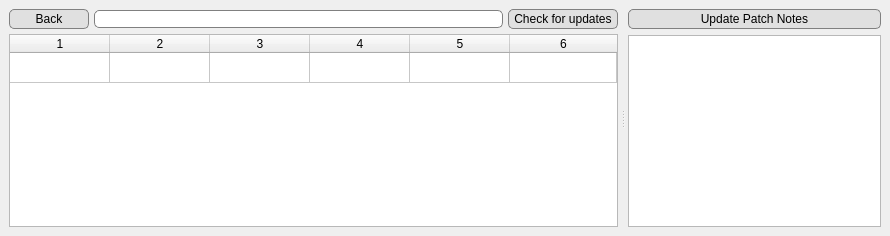
        <widget class="QWidget" name="tab_ls">
         <attribute name="title">
          <string>Local Storage View</string>
         </attribute>
         <attribute name="toolTip">
          <string>Switch to your locally saved patches</string>
         </attribute>
         <layout class="QVBoxLayout" name="verticalLayout_4">
          <property name="leftMargin">
           <number>0</number>
          </property>
          <property name="topMargin">
           <number>0</number>
          </property>
          <property name="rightMargin">
           <number>0</number>
          </property>
          <property name="bottomMargin">
           <number>0</number>
          </property>
          <item>
           <widget class="QWidget" name="widget_9" native="true">
            <layout class="QHBoxLayout" name="horizontalLayout_8">
             <property name="spacing">
              <number>9</number>
             </property>
             <property name="leftMargin">
              <number>9</number>
             </property>
             <property name="topMargin">
              <number>9</number>
             </property>
             <property name="rightMargin">
              <number>9</number>
             </property>
             <property name="bottomMargin">
              <number>9</number>
             </property>
             <item>
              <widget class="QSplitter" name="splitter_local">
               <property name="sizePolicy">
                <sizepolicy hsizetype="Expanding" vsizetype="Expanding">
                 <horstretch>0</horstretch>
                 <verstretch>0</verstretch>
                </sizepolicy>
               </property>
               <property name="orientation">
                <enum>Qt::Horizontal</enum>
               </property>
               <property name="handleWidth">
                <number>10</number>
               </property>
               <widget class="QWidget" name="layoutWidget">
                <layout class="QVBoxLayout" name="verticalLayout_2">
                 <property name="spacing">
                  <number>5</number>
                 </property>
                 <item>
                  <layout class="QHBoxLayout" name="horizontalLayout_10">
                   <item>
                    <widget class="QPushButton" name="back_btn_local">
                     <property name="toolTip">
                      <string>Click here to back to the full patch list.</string>
                     </property>
                     <property name="statusTip">
                      <string>Click here to back to the full patch list.</string>
                     </property>
                     <property name="accessibleName">
                      <string>Back button Local Storage View</string>
                     </property>
                     <property name="accessibleDescription">
                      <string>When clicked, exits out of the Version History for a patch and returns to the full list of patches currently stored in the ZOIA Librarian</string>
                     </property>
                     <property name="styleSheet">
                      <string notr="true">QPushButton{
border-radius: 5px;
padding: 2px 25px 2px 25px;
border: 1px solid gray;
background-color: rgb(224, 224, 224);

}
QPushButton:hover{
	background-color: rgb(207, 232, 232);
}</string>
                     </property>
                     <property name="text">
                      <string>Back</string>
                     </property>
                    </widget>
                   </item>
                   <item>
                    <widget class="QLineEdit" name="searchbar_local">
                     <property name="toolTip">
                      <string>Type and hit enter/return to search!</string>
                     </property>
                     <property name="statusTip">
                      <string>Type and hit enter/return to search!</string>
                     </property>
                     <property name="accessibleName">
                      <string>LocalStorage View search bar</string>
                     </property>
                     <property name="accessibleDescription">
                      <string>Searches through the ZOIA patches currently saved in the ZOIA Librarian for any that match what is written in the search query. Hit enter or return to initiate the search.</string>
                     </property>
                     <property name="styleSheet">
                      <string notr="true">QLineEdit{
border-radius: 5px;
border: 1px solid gray;
}</string>
                     </property>
                     <property name="inputMask">
                      <string/>
                     </property>
                    </widget>
                   </item>
                   <item>
                    <widget class="QPushButton" name="check_for_updates_btn">
                     <property name="toolTip">
                      <string>Click here to check for updates for all patches listed below.</string>
                     </property>
                     <property name="statusTip">
                      <string>Click here to check for updates for all patches listed below.</string>
                     </property>
                     <property name="accessibleName">
                      <string>Check for updates button</string>
                     </property>
                     <property name="accessibleDescription">
                      <string>Automatically checks for updates to any patches listed in the Local Storage View table when clicked. Should any be found, a popup will let you know how many patches were updated.</string>
                     </property>
                     <property name="styleSheet">
                      <string notr="true">QPushButton{
border-radius: 5px;
padding: 2px 5px 2px 5px;
border: 1px solid gray;
background-color: rgb(224, 224, 224);
}
QPushButton:hover{
	background-color: rgb(207, 232, 232);
}</string>
                     </property>
                     <property name="text">
                      <string>Check for updates</string>
                     </property>
                    </widget>
                   </item>
                  </layout>
                 </item>
                 <item>
                  <widget class="QTableWidget" name="table_local">
                   <property name="accessibleName">
                    <string>Local Storage View table</string>
                   </property>
                   <property name="accessibleDescription">
                    <string>Displays all of the patches that have been saved to the ZOIA Librarian</string>
                   </property>
                   <property name="sizeAdjustPolicy">
                    <enum>QAbstractScrollArea::AdjustToContents</enum>
                   </property>
                   <property name="editTriggers">
                    <set>QAbstractItemView::DoubleClicked</set>
                   </property>
                   <property name="selectionMode">
                    <enum>QAbstractItemView::SingleSelection</enum>
                   </property>
                   <property name="horizontalScrollMode">
                    <enum>QAbstractItemView::ScrollPerPixel</enum>
                   </property>
                   <property name="rowCount">
                    <number>1</number>
                   </property>
                   <property name="columnCount">
                    <number>6</number>
                   </property>
                   <attribute name="horizontalHeaderCascadingSectionResizes">
                    <bool>true</bool>
                   </attribute>
                   <attribute name="horizontalHeaderStretchLastSection">
                    <bool>true</bool>
                   </attribute>
                   <attribute name="verticalHeaderVisible">
                    <bool>false</bool>
                   </attribute>
                   <row/>
                   <column/>
                   <column/>
                   <column/>
                   <column/>
                   <column/>
                   <column/>
                  </widget>
                 </item>
                </layout>
               </widget>
               <widget class="QWidget" name="layoutWidget_2">
                <layout class="QVBoxLayout" name="verticalLayout_12">
                 <item>
                  <widget class="QPushButton" name="update_patch_notes">
                   <property name="toolTip">
                    <string>Click here to update the patch notes for the currently selected patch.</string>
                   </property>
                   <property name="statusTip">
                    <string>Click here to update the patch notes for the currently selected patch.</string>
                   </property>
                   <property name="accessibleName">
                    <string>Update Patch Notes button</string>
                   </property>
                   <property name="accessibleDescription">
                    <string>When clicked, updates the patch notes for the currently selected patch. Patch notes can be add directly below in the Additional Patch Notes Display. </string>
                   </property>
                   <property name="styleSheet">
                    <string notr="true">QPushButton{
border-radius: 5px;
padding: 2px 2px 2px 2px;
border: 1px solid gray;
background-color: rgb(224, 224, 224);
}
QPushButton:hover{
	background-color: rgb(207, 232, 232);
}</string>
                   </property>
                   <property name="text">
                    <string>Update Patch Notes</string>
                   </property>
                  </widget>
                 </item>
                 <item>
                  <widget class="QTextBrowser" name="text_browser_local">
                   <property name="accessibleName">
                    <string>Additional Patch Notes Display</string>
                   </property>
                   <property name="accessibleDescription">
                    <string>Displays additional information for a selected patch. This includes the author's name, the like count, the download count, the view count, and a preview link (if it exists)</string>
                   </property>
                   <property name="styleSheet">
                    <string notr="true"/>
                   </property>
                   <property name="textInteractionFlags">
                    <set>Qt::LinksAccessibleByKeyboard|Qt::LinksAccessibleByMouse|Qt::TextBrowserInteraction|Qt::TextEditable|Qt::TextSelectableByMouse</set>
                   </property>
                   <property name="openExternalLinks">
                    <bool>true</bool>
                   </property>
                   <property name="openLinks">
                    <bool>true</bool>
                   </property>
                  </widget>
                 </item>
                </layout>
               </widget>
              </widget>
             </item>
            </layout>
           </widget>
          </item>
         </layout>
        </widget>
